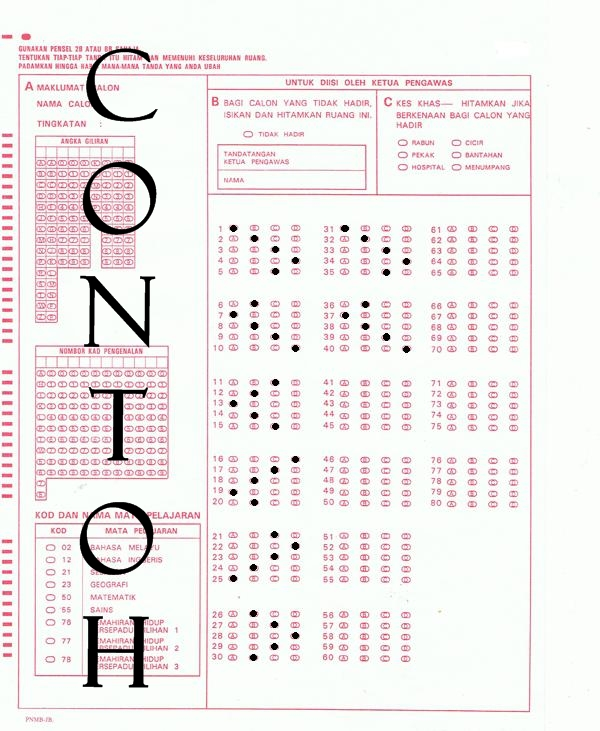
#> input picture a.jpg, 600 x 731 px; the run also reads 1 picture not shown here
$ python findcontourtest.py   (older library calls are emulated)
#> lines starting #> are read from the running program, lines starting #| are printed output that depends on the picture; after the words box and inside, x2 and y2 are one past the last pixel; in counts of white or black regions, pixels touching at a corner belong together
import numpy as np
import cv2

im = cv2.imread('a.jpg')
#> im is the input picture: shape (731, 600, 3); mean B, G, R 235.3, 235.8, 240.2
newsectioncnt = im.copy()
imgray = cv2.cvtColor(im,cv2.COLOR_BGR2GRAY)

imblur = cv2.GaussianBlur(imgray, (5, 5), 0)

#ret,thresh = cv2.threshold(imblur,60,255,cv2.THRESH_BINARY)
edged = cv2.Canny(imblur,75,200)
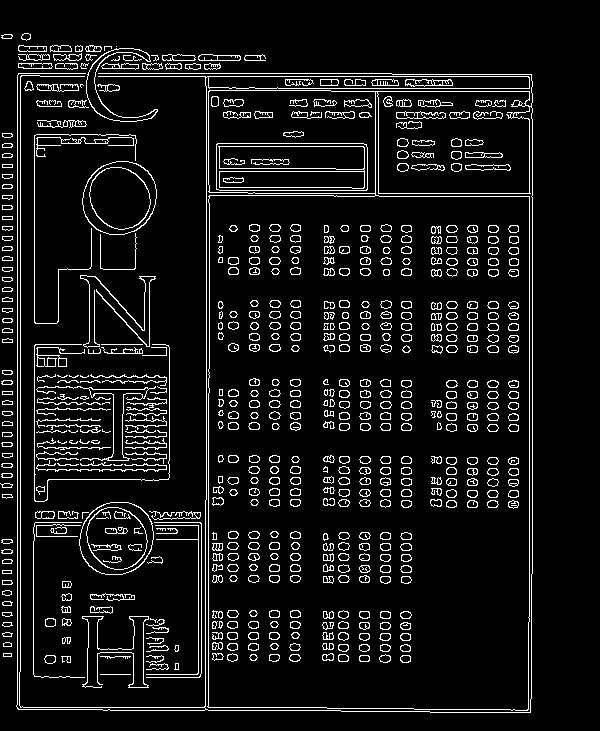
#> edged: shape (731, 600); 8.2% white in thin lines or dots, all inside (x1, y1, x2, y2) = (0, 33, 533, 713)
im2, contours, hierarchy = cv2.findContours(edged,cv2.RETR_TREE,cv2.CHAIN_APPROX_SIMPLE)
#> contours = 1199 contours, 196 with area under 20; largest, box (x1, y1, x2, y2) and area: (16, 73, 533, 713) 200470, (208, 195, 530, 711) 164224, (208, 90, 376, 194) 17104, (377, 91, 530, 194) 15224, (216, 143, 368, 191) 7088


cnts = sorted(contours,key=cv2.contourArea,reverse=True)[:3]
#> cnts = 3 contours; box (x1, y1, x2, y2) and area: (16, 73, 533, 713) 200470, (208, 195, 530, 711) 164224, (208, 90, 376, 194) 17104
screenCnt = None
for c in cnts:
	area = cv2.contourArea(c)
	print(area)
#> this loop made 3 passes
#> area on passes 1 to 3: 200470.5, 164223.5, 17104
#| 200470.5
#| 164223.5
#| 17104.0

# draw a rectangle around the screen

orig = im.copy()
orig2 = im.copy()
cv2.drawContours(orig, cnts, 1, (0, 255, 0), 3)
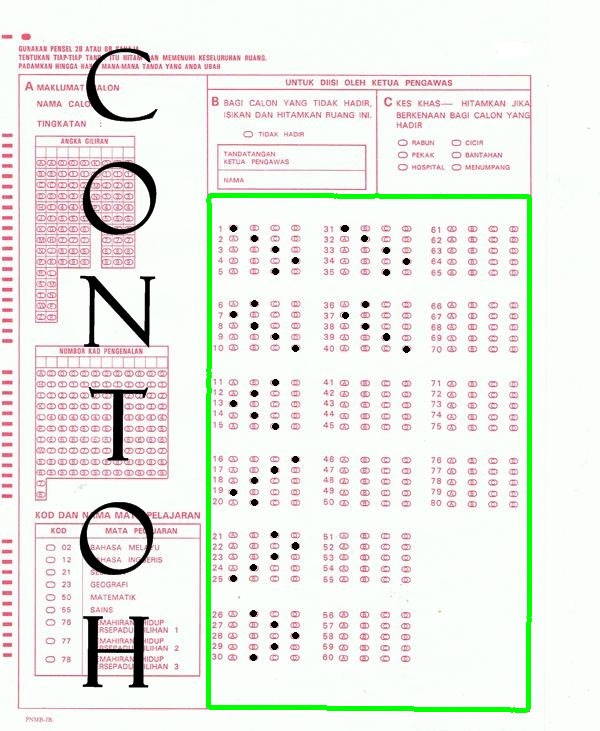
#> orig: shape (731, 600, 3); 1.89% of pixels changed, all inside (x1, y1, x2, y2) = (206, 193, 532, 713)
#cv2.imshow("ni contour ", orig)
#cv2.waitKey(0)


mask = np.zeros(im.shape[:2], dtype = "uint8")
cv2.drawContours(mask,cnts,1,255,-1)
#> mask: shape (731, 600); 37.6% white; 1 white region, box (x1, y1, x2, y2) and area: (208, 195, 530, 711) 165055

# Now crop

out = np.zeros_like(im)
out[mask ==255] = im[mask==255]
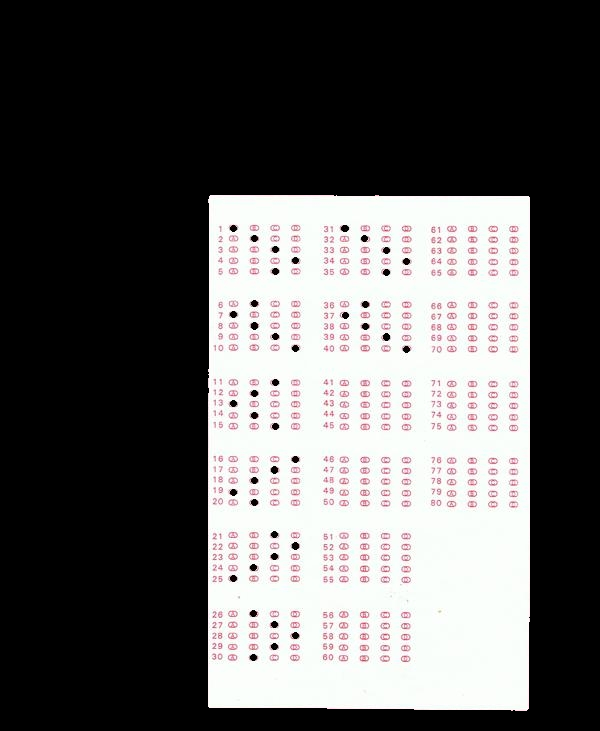
#> out: shape (731, 600, 3); mean B, G, R 90.2, 90.5, 91.6
(x, y) = np.where(mask == 255)
(topx, topy) = (np.min(x), np.min(y))
#> topx = 195; topy = 208
(bottomx, bottomy) = (np.max(x), np.max(y))
#> bottomx = 710; bottomy = 529
out = out[topx:bottomx+1, topy:bottomy+1]
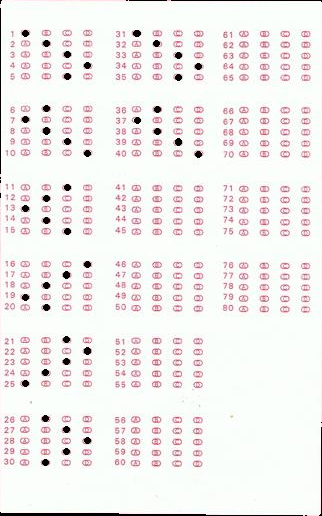
#> out: shape (516, 322, 3); mean B, G, R 238.1, 239, 241.9

# Show the output image
#cv2.imshow('Out Rectangle Detected', out)


#detect contour on new section
newim = out.copy()

newimgray = cv2.cvtColor(newim,cv2.COLOR_BGR2GRAY)
newimblur = cv2.GaussianBlur(newimgray, (5, 5), 0)
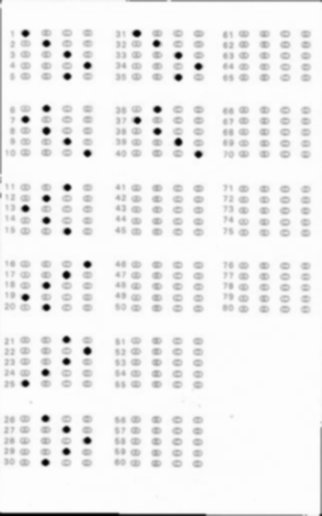
#> newimblur: shape (516, 322); min 0, max 254, mean 240.1
#ret,thresh = cv2.threshold(imblur,60,255,cv2.THRESH_BINARY)
newedged = cv2.Canny(newimblur,75,700)
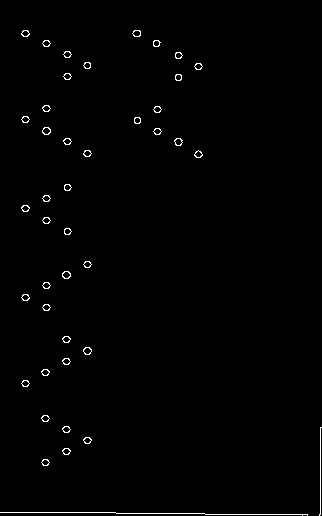
#> newedged: shape (516, 322); 0.85% white in thin lines or dots
#detect contour dlm new segment
#-0newim2, newcontours, newhierarchy = cv2.findContours(newedged,cv2.RETR_TREE,cv2.CHAIN_APPROX_SIMPLE)
#-cv2.drawContours(newim, newcontours, -1, (0, 255, 0), 3)
#-cv2.imshow("ni contour ", newim)
#-print(len(newcontours))


#nk cari circle dlm rectangle

cropped = cv2.imread('cropped.jpeg')
graycrop = cv2.cvtColor(cropped,cv2.COLOR_BGR2GRAY)
blur1 =  cv2.medianBlur(graycrop,1,0)
thresh1 = cv2.adaptiveThreshold(blur1,255,cv2.ADAPTIVE_THRESH_GAUSSIAN_C,cv2.THRESH_BINARY,11,2)
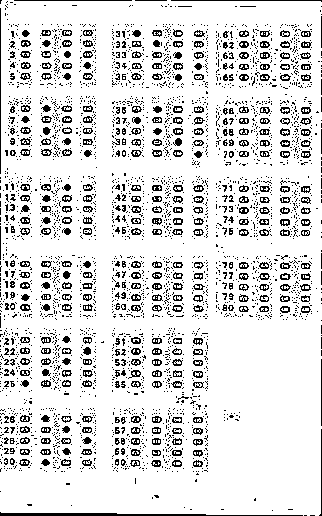
#> thresh1: shape (516, 322); 86% white; black in thin lines or dots


cv2.imshow('detected circles',thresh1)
cv2.waitKey(0)
cv2.destroyAllWindows()
